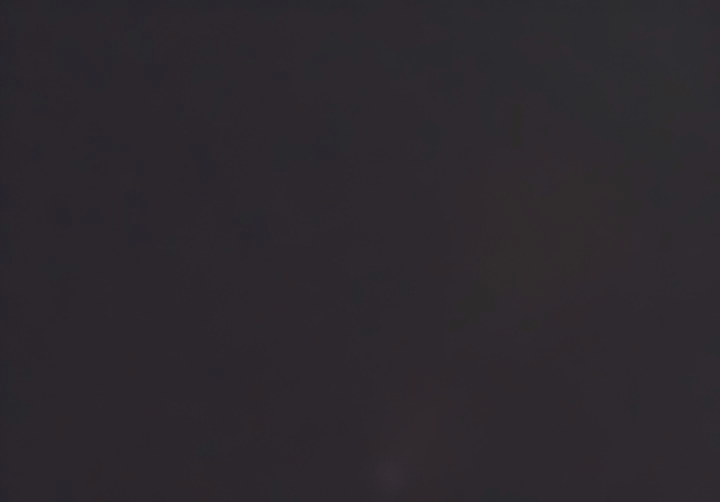
#> input picture tools/image_info/self_images/self_test1.jpg, 1440 x 1004 px (shown at 1/2 size)
$ python image_report.py self_images/self_test1.jpg   (older library calls are emulated)
#> lines starting #> are read from the running program, lines starting #| are printed output that depends on the picture; after the words box and inside, x2 and y2 are one past the last pixel; in counts of white or black regions, pixels touching at a corner belong together
#!/usr/bin/env python3
# -*- coding: utf-8 -*-

"""
image_report.py

Usage:
  python image_report.py path/to/image.jpg

Outputs:
  - pixel height / width
  - file size + basic metadata
  - "clearness" (sharpness) score(s)
  - estimated noise level (single-image, spatial noise estimate)

Dependencies:
  pip install opencv-python numpy
"""

from __future__ import annotations

import argparse
import json
import os
from dataclasses import asdict, dataclass
from typing import Any, Dict, Optional, Tuple

import cv2
import numpy as np


@dataclass
class ImageReport:
    path: str
    exists: bool
    file_size_bytes: Optional[int]
    width_px: Optional[int]
    height_px: Optional[int]
    channels: Optional[int]
    dtype: Optional[str]

    sharpness_laplacian_var: Optional[float]
    sharpness_tenengrad_mean: Optional[float]
    clearness_label: Optional[str]

    noise_sigma_est: Optional[float]
    noise_sigma_est_label: Optional[str]


def _clearness_label(lap_var: float) -> str:
    # Heuristic thresholds; best used for comparing images from the same camera/settings.
    if lap_var < 50:
        return "very_blurry"
    if lap_var < 150:
        return "blurry"
    if lap_var < 400:
        return "ok"
    return "sharp"


def _noise_label(sigma: float) -> str:
    # Heuristic thresholds in grayscale intensity units [0..255] (roughly).
    if sigma < 2.0:
        return "very_low"
    if sigma < 5.0:
        return "low"
    if sigma < 10.0:
        return "medium"
    if sigma < 20.0:
        return "high"
    return "very_high"


def _read_image(path: str) -> np.ndarray:
    img = cv2.imread(path, cv2.IMREAD_UNCHANGED)
    if img is None:
        raise FileNotFoundError(f"Cannot read image: {path}")
    return img


def _to_gray(img: np.ndarray) -> np.ndarray:
    if img.ndim == 2:
        gray = img
    elif img.ndim == 3 and img.shape[2] == 1:
        gray = img[:, :, 0]
    elif img.ndim == 3 and img.shape[2] >= 3:
        # OpenCV uses BGR
        gray = cv2.cvtColor(img, cv2.COLOR_BGR2GRAY)
    else:
        raise ValueError(f"Unsupported image shape: {img.shape}")
    return gray.astype(np.float32)


def sharpness_metrics(gray_f32: np.ndarray) -> Tuple[float, float]:
    # 1) Variance of Laplacian: higher = sharper
    lap = cv2.Laplacian(gray_f32, cv2.CV_32F, ksize=3)
    lap_var = float(lap.var())

    # 2) Tenengrad (mean gradient magnitude^2): higher = sharper
    gx = cv2.Sobel(gray_f32, cv2.CV_32F, 1, 0, ksize=3)
    gy = cv2.Sobel(gray_f32, cv2.CV_32F, 0, 1, ksize=3)
    ten = gx * gx + gy * gy
    ten_mean = float(ten.mean())

    return lap_var, ten_mean


def estimate_noise_sigma(gray_f32: np.ndarray) -> float:
    """
    Single-image noise estimate (spatial):
    - Use high-pass residual: gray - GaussianBlur(gray)
    - Estimate sigma via MAD on *low-gradient* pixels to avoid edges dominating.
    """
    # High-pass residual
    blur = cv2.GaussianBlur(gray_f32, (0, 0), sigmaX=1.0, sigmaY=1.0)
    resid = gray_f32 - blur

    # Gradient magnitude to find "flat" regions
    gx = cv2.Sobel(gray_f32, cv2.CV_32F, 1, 0, ksize=3)
    gy = cv2.Sobel(gray_f32, cv2.CV_32F, 0, 1, ksize=3)
    grad = cv2.magnitude(gx, gy)

    # Take the flattest ~30% pixels
    thresh = float(np.percentile(grad, 30))
    mask = grad <= thresh

    flat = resid[mask]
    if flat.size < 1000:
        # Fallback if the image is very textured
        flat = resid.reshape(-1)

    # Robust sigma estimate from MAD: sigma ≈ MAD / 0.6745
    mad = float(np.median(np.abs(flat - np.median(flat))))
    sigma = mad / 0.6745 if mad > 0 else 0.0

    # Clamp to sane range (helps if image is tiny or pathological)
    return float(max(0.0, min(sigma, 100.0)))


def build_report(path: str) -> ImageReport:
    exists = os.path.exists(path)
    file_size = os.path.getsize(path) if exists and os.path.isfile(path) else None

    if not exists:
        return ImageReport(
            path=path,
            exists=False,
            file_size_bytes=file_size,
            width_px=None,
            height_px=None,
            channels=None,
            dtype=None,
            sharpness_laplacian_var=None,
            sharpness_tenengrad_mean=None,
            clearness_label=None,
            noise_sigma_est=None,
            noise_sigma_est_label=None,
        )

    img = _read_image(path)

    if img.ndim == 2:
        h, w = img.shape
        c = 1
    else:
        h, w = img.shape[:2]
        c = int(img.shape[2]) if img.ndim == 3 else None

    gray = _to_gray(img)

    lap_var, ten_mean = sharpness_metrics(gray)
    noise_sigma = estimate_noise_sigma(gray)

    return ImageReport(
        path=path,
        exists=True,
        file_size_bytes=file_size,
        width_px=int(w),
        height_px=int(h),
        channels=int(c) if c is not None else None,
        dtype=str(img.dtype),
        sharpness_laplacian_var=lap_var,
        sharpness_tenengrad_mean=ten_mean,
        clearness_label=_clearness_label(lap_var),
        noise_sigma_est=noise_sigma,
        noise_sigma_est_label=_noise_label(noise_sigma),
    )


def main() -> None:
    parser = argparse.ArgumentParser(description="Report image size, clearness, and noise level.")
    parser.add_argument("image_path", help="Path to an image file (jpg/png/bmp/tif, etc.)")
    parser.add_argument("--pretty", action="store_true", help="Pretty-print JSON output")
    args = parser.parse_args()

    rep = build_report(args.image_path)
#> in _read_image, img is the input picture: shape (1004, 1440, 3); mean B, G, R 46.4, 40.9, 45.3
#> in _to_gray, `return gray.astype(np.float32)`:
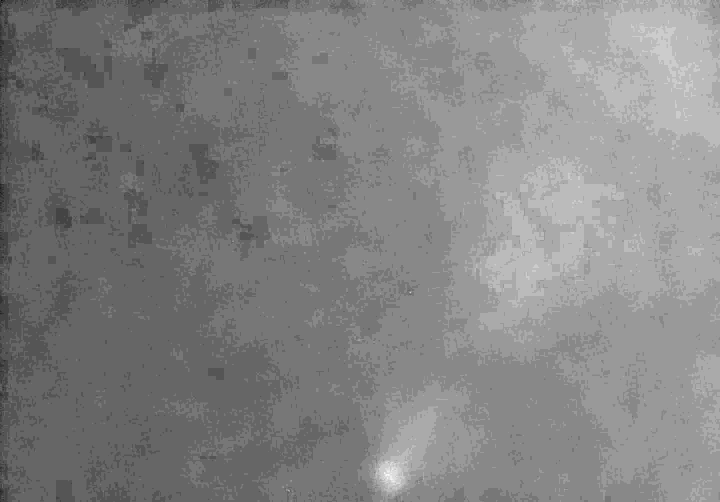
#> returned value: shape (1004, 1440) float32 (shown at 1/2 size); min 35, max 50, mean 42.7; drawn with min black and max white
#> in sharpness_metrics, `lap = cv2.Laplacian(gray_f32, cv2.CV_32F, ksize=3)`:
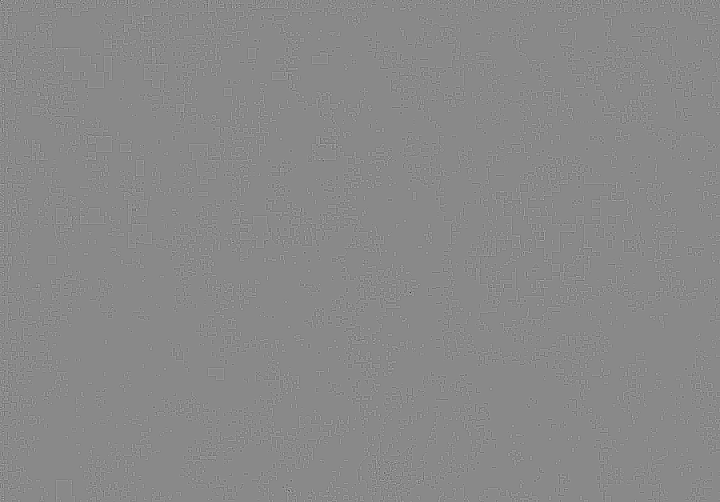
#> lap: shape (1004, 1440) float32 (shown at 1/2 size); min -28, max 24, mean 0; drawn with min black and max white
#> in sharpness_metrics, `lap_var = float(lap.var())`: lap_var = 3.13
#> in sharpness_metrics, `ten = gx * gx + gy * gy`:
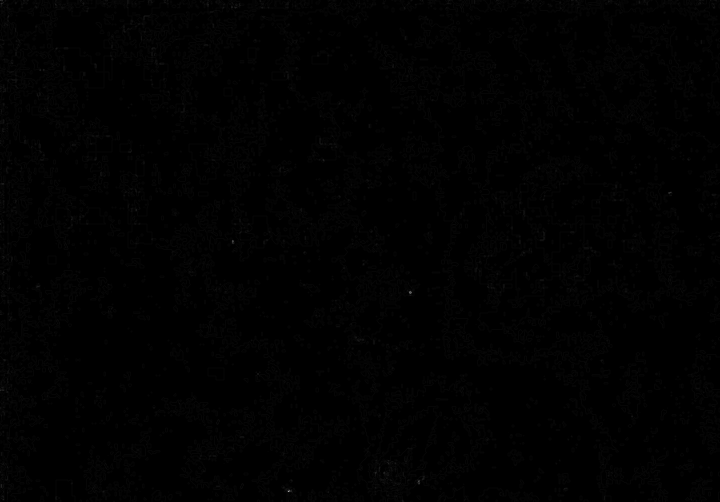
#> ten: shape (1004, 1440) float32 (shown at 1/2 size); min 0, max 610, mean 2.8; drawn with min black and max white
#> in sharpness_metrics, `ten_mean = float(ten.mean())`: ten_mean = 2.85
#> in build_report, `lap_var, ten_mean = sharpness_metrics(gray)`: lap_var = 3.13; ten_mean = 2.85
#> in estimate_noise_sigma, `resid = gray_f32 - blur`:
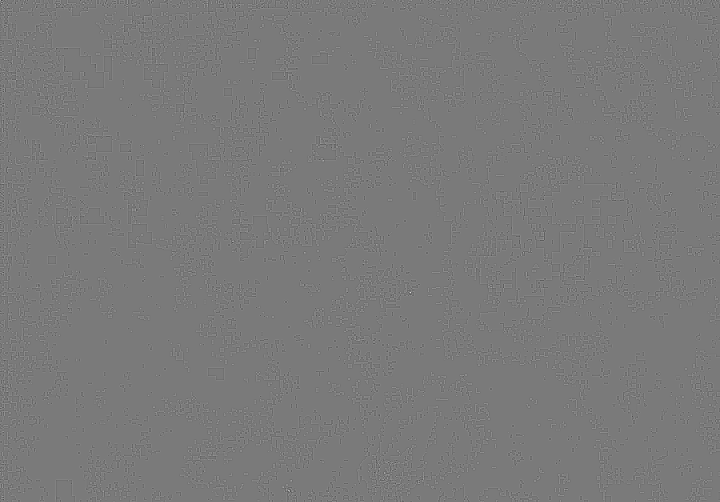
#> resid: shape (1004, 1440) float32 (shown at 1/2 size); min -2.48, max 2.7, mean -4.49e-06; drawn with min black and max white
#> in estimate_noise_sigma, `grad = cv2.magnitude(gx, gy)`:
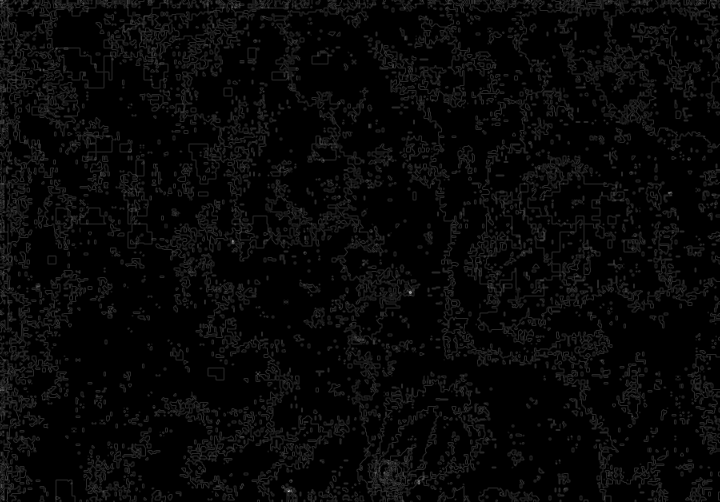
#> grad: shape (1004, 1440) float32 (shown at 1/2 size); min 0, max 24.7, mean 0.7; drawn with min black and max white
#> in estimate_noise_sigma, `thresh = float(np.percentile(grad, 30))`: thresh = 0
#> in estimate_noise_sigma, `mask = grad <= thresh`:
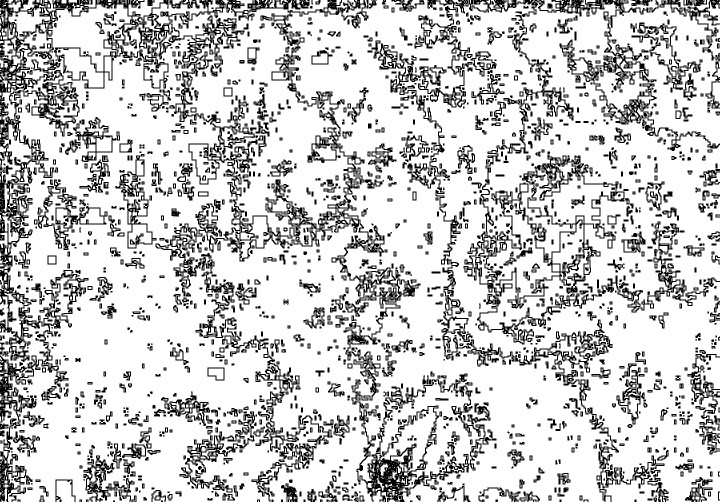
#> mask: shape (1004, 1440) bool (shown at 1/2 size); 79% white; 1877 black regions (342 under 20 px), largest, box (x1, y1, x2, y2) and area: (0, 0, 971, 1004) 101641, (927, 0, 1440, 673) 37331, (756, 0, 1337, 1004) 22063
#> in estimate_noise_sigma, `mad = float(np.median(np.abs(flat - np.median(flat))))`: mad = 7.63e-06
#> in estimate_noise_sigma, `sigma = mad / 0.6745 if mad > 0 else 0.0`: sigma = 1.13e-05
    data: Dict[str, Any] = asdict(rep)
#> data = 12 items

    if args.pretty:
        print(json.dumps(data, indent=2, ensure_ascii=False))
    else:
        print(json.dumps(data, ensure_ascii=False))
#> (printed output is left out)


if __name__ == "__main__":
    main()

#e.g. .\.venv\Scripts\python.exe tools\image_info\image_report.py tools\image_info\test_images\test1.jpg --pretty
